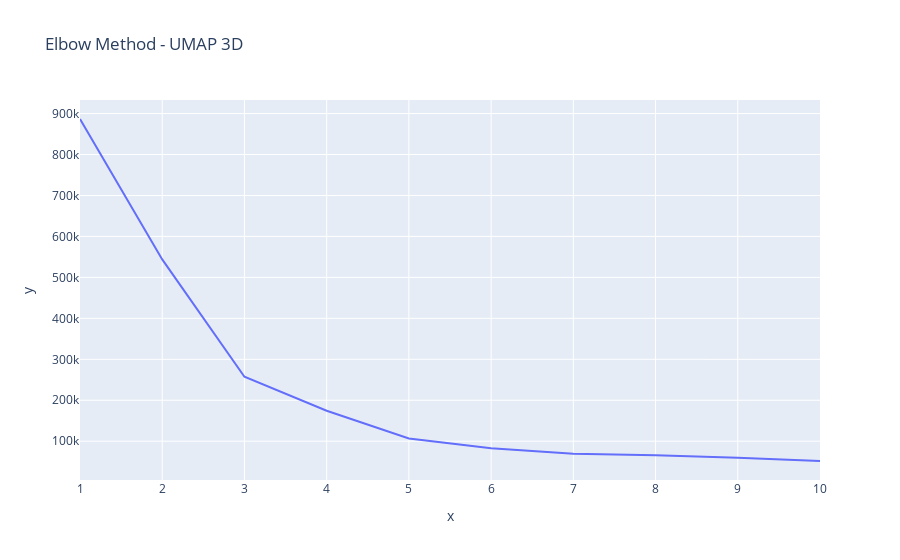

This figure's notebook cell:
### Code cell
# find number of clusters with elbow method
inertia = []
for i in range(1, 11):
    kmeans = KMeans(n_clusters=i, random_state=80082)
    kmeans.fit(X_umap_3d)
    inertia.append(kmeans.inertia_)

px.line(x=range(1, 11), y=inertia, title="Elbow Method - UMAP 3D")

### Figure 1 — Plotly figure (JSON) as saved in the notebook; plotly's stock layout.template omitted (floating-point values rounded to 4 significant figures)
{"data": [{"hovertemplate": "x=%{x}<br>y=%{y}<extra></extra>", "legendgroup": "", "line": {"color": "#636efa", "dash": "solid"}, "marker": {"symbol": "circle"}, "mode": "lines", "name": "", "orientation": "v", "showlegend": false, "type": "scatter", "x": [1, 2, 3, 4, 5, 6, 7, 8, 9, 10], "xaxis": "x", "y": [886700.0, 543800.0, 257300.0, 174300.0, 106900.0, 82780.0, 69680.0, 65570.0, 59520.0, 51700.0], "yaxis": "y"}], "layout": {"legend": {"tracegroupgap": 0}, "title": {"text": "Elbow Method - UMAP 3D"}, "xaxis": {"anchor": "y", "domain": [0, 1], "title": {"text": "x"}}, "yaxis": {"anchor": "x", "domain": [0, 1], "title": {"text": "y"}}}}
